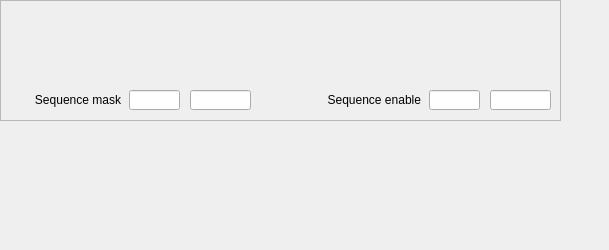
<?xml version="1.0" encoding="UTF-8"?>
<ui version="4.0">
 <class>Form</class>
 <widget class="QWidget" name="Form">
  <property name="geometry">
   <rect>
    <x>0</x>
    <y>0</y>
    <width>609</width>
    <height>250</height>
   </rect>
  </property>
  <property name="windowTitle">
   <string>Form</string>
  </property>
  <widget class="QFrame" name="frame">
   <property name="geometry">
    <rect>
     <x>0</x>
     <y>0</y>
     <width>561</width>
     <height>121</height>
    </rect>
   </property>
   <property name="frameShape">
    <enum>QFrame::StyledPanel</enum>
   </property>
   <property name="frameShadow">
    <enum>QFrame::Raised</enum>
   </property>
   <widget class="caInclude" name="cainclude_4">
    <property name="geometry">
     <rect>
      <x>0</x>
      <y>0</y>
      <width>565</width>
      <height>85</height>
     </rect>
    </property>
    <property name="macro">
     <string notr="true">ID=$(ID), SYS=$(SYS),DEVICE=$(DEVICE)</string>
    </property>
    <property name="filename" stdset="0">
     <string notr="true">G_EVG_input.ui</string>
    </property>
   </widget>
   <widget class="caTextEntry" name="catextentry_2">
    <property name="geometry">
     <rect>
      <x>129</x>
      <y>90</y>
      <width>51</width>
      <height>20</height>
     </rect>
    </property>
    <property name="channel" stdset="0">
     <string notr="true">$(SYS)-$(DEVICE):$(ID)-SeqMask-SP</string>
    </property>
    <property name="background">
     <color>
      <red>212</red>
      <green>219</green>
      <blue>157</blue>
     </color>
    </property>
    <property name="colorMode">
     <enum>caLineEdit::Static</enum>
    </property>
    <property name="formatType">
     <enum>caLineEdit::hexadecimal</enum>
    </property>
   </widget>
   <widget class="caLineEdit" name="calineedit_9">
    <property name="geometry">
     <rect>
      <x>190</x>
      <y>90</y>
      <width>61</width>
      <height>20</height>
     </rect>
    </property>
    <property name="alignment">
     <set>Qt::AlignCenter</set>
    </property>
    <property name="channel" stdset="0">
     <string notr="true">$(SYS)-$(DEVICE):$(ID)-SeqMask-RB</string>
    </property>
    <property name="colorMode">
     <enum>caLineEdit::Alarm_Default</enum>
    </property>
    <property name="formatType">
     <enum>caLineEdit::hexadecimal</enum>
    </property>
   </widget>
   <widget class="QLabel" name="label_2">
    <property name="geometry">
     <rect>
      <x>10</x>
      <y>90</y>
      <width>111</width>
      <height>20</height>
     </rect>
    </property>
    <property name="text">
     <string>Sequence mask</string>
    </property>
    <property name="alignment">
     <set>Qt::AlignRight|Qt::AlignTrailing|Qt::AlignVCenter</set>
    </property>
   </widget>
   <widget class="QLabel" name="label_3">
    <property name="geometry">
     <rect>
      <x>300</x>
      <y>90</y>
      <width>121</width>
      <height>20</height>
     </rect>
    </property>
    <property name="text">
     <string>Sequence enable</string>
    </property>
    <property name="alignment">
     <set>Qt::AlignRight|Qt::AlignTrailing|Qt::AlignVCenter</set>
    </property>
   </widget>
   <widget class="caTextEntry" name="catextentry_3">
    <property name="geometry">
     <rect>
      <x>429</x>
      <y>90</y>
      <width>51</width>
      <height>20</height>
     </rect>
    </property>
    <property name="channel" stdset="0">
     <string notr="true">$(SYS)-$(DEVICE):$(ID)-SeqEnable-SP</string>
    </property>
    <property name="background">
     <color>
      <red>212</red>
      <green>219</green>
      <blue>157</blue>
     </color>
    </property>
    <property name="colorMode">
     <enum>caLineEdit::Static</enum>
    </property>
    <property name="formatType">
     <enum>caLineEdit::hexadecimal</enum>
    </property>
   </widget>
   <widget class="caLineEdit" name="calineedit_10">
    <property name="geometry">
     <rect>
      <x>490</x>
      <y>90</y>
      <width>61</width>
      <height>20</height>
     </rect>
    </property>
    <property name="alignment">
     <set>Qt::AlignCenter</set>
    </property>
    <property name="channel" stdset="0">
     <string notr="true">$(SYS)-$(DEVICE):$(ID)-SeqEnable-RB</string>
    </property>
    <property name="colorMode">
     <enum>caLineEdit::Alarm_Default</enum>
    </property>
    <property name="formatType">
     <enum>caLineEdit::hexadecimal</enum>
    </property>
   </widget>
  </widget>
 </widget>
 <customwidgets>
  <customwidget>
   <class>caTextEntry</class>
   <extends>caLineEdit</extends>
   <header>caTextEntry</header>
  </customwidget>
  <customwidget>
   <class>caInclude</class>
   <extends>QWidget</extends>
   <header>caInclude</header>
  </customwidget>
  <customwidget>
   <class>caLineEdit</class>
   <extends>QLineEdit</extends>
   <header>caLineEdit</header>
  </customwidget>
 </customwidgets>
 <resources/>
 <connections/>
</ui>
